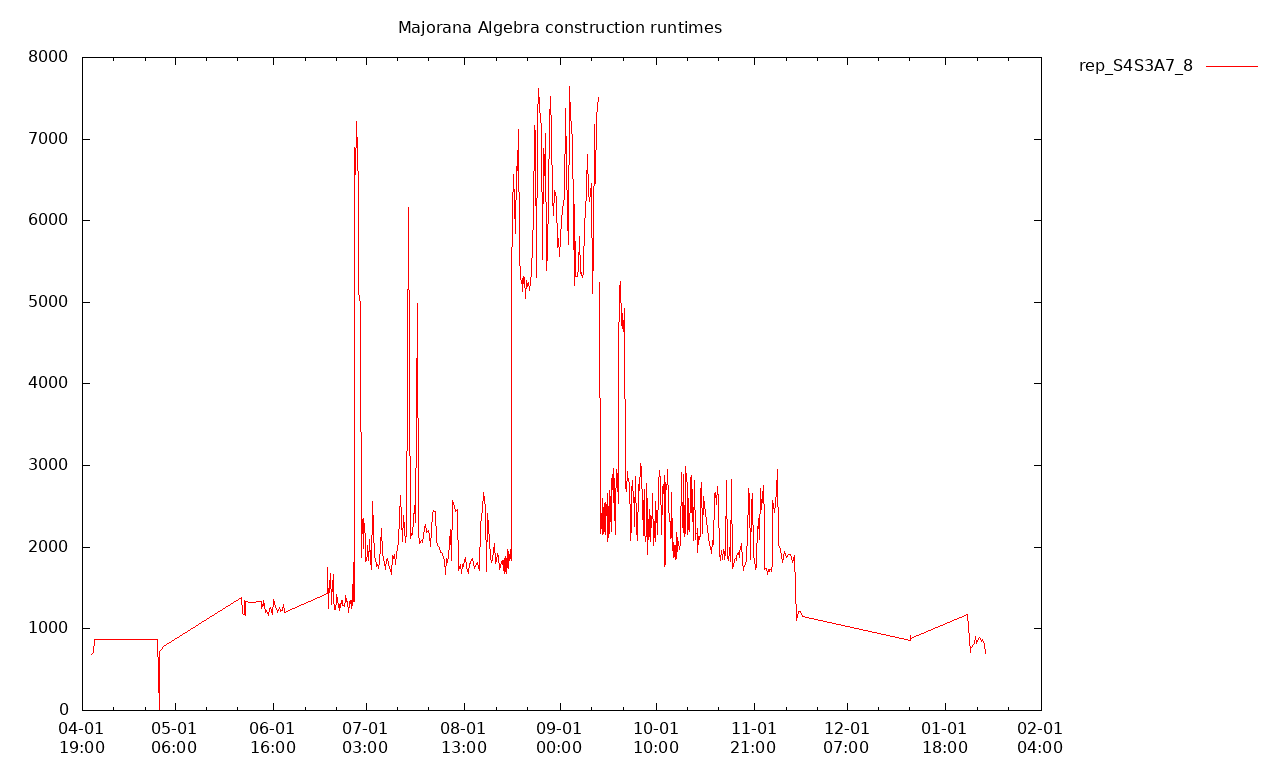

The script that saved this image:
set datafile separator ","
set xdata time
set timefmt "%Y-%m-%dT%H:%M+0100"
set format x "%m-%d\n%H:%M"
set terminal png size 1280,768
set output "rep_S4S3A7_8.png"
set key on outside

set title "Majorana Algebra construction runtimes"
set style data linespoints

plot for [n=2:2] "rep_S4S3A7_8.csv" using 1:(column(n)/1e6) with lines title "rep_S4S3A7_8"

